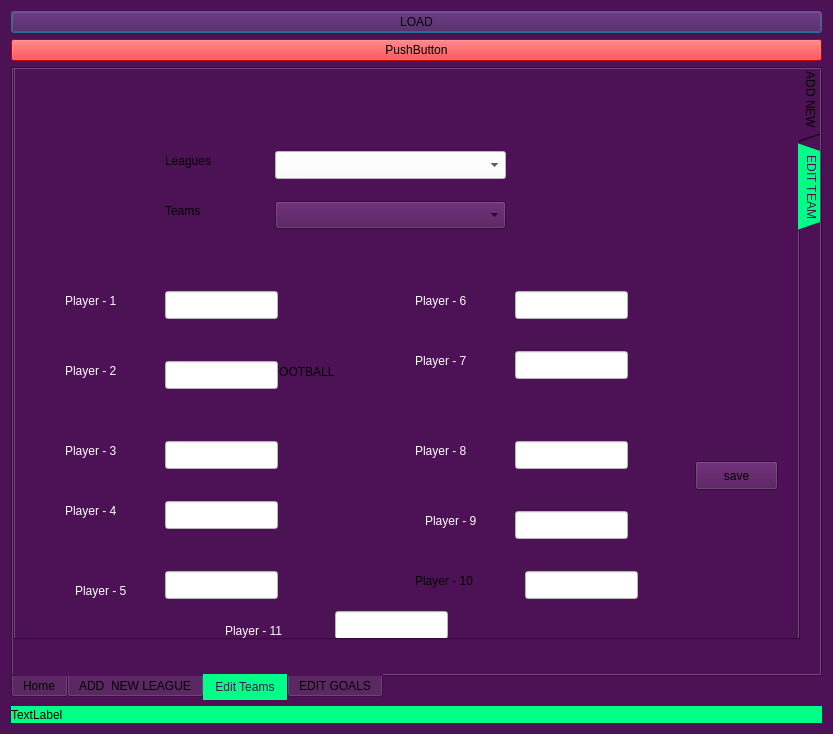
<?xml version="1.0" encoding="UTF-8"?>
<ui version="4.0">
 <class>admin_form</class>
 <widget class="QDialog" name="admin_form">
  <property name="geometry">
   <rect>
    <x>0</x>
    <y>0</y>
    <width>833</width>
    <height>734</height>
   </rect>
  </property>
  <property name="windowTitle">
   <string>Dialog</string>
  </property>
  <property name="styleSheet">
   <string notr="true">background-color:rgb(77, 17, 85);</string>
  </property>
  <layout class="QVBoxLayout" name="verticalLayout_2">
   <item>
    <widget class="QPushButton" name="pushButton_5">
     <property name="text">
      <string>LOAD</string>
     </property>
    </widget>
   </item>
   <item>
    <widget class="QPushButton" name="pushButton_3">
     <property name="styleSheet">
      <string notr="true">background-color: rgb(255, 0, 4);</string>
     </property>
     <property name="text">
      <string>PushButton</string>
     </property>
    </widget>
   </item>
   <item>
    <layout class="QVBoxLayout" name="verticalLayout">
     <item>
      <widget class="QTabWidget" name="tabWidget">
       <property name="maximumSize">
        <size>
         <width>816</width>
         <height>633</height>
        </size>
       </property>
       <property name="autoFillBackground">
        <bool>false</bool>
       </property>
       <property name="styleSheet">
        <string notr="true">
QTabWidget:tab-bar
{
alignment:center;
}

QTabBar:tab:selected{

	
	background-color: rgb(0, 255, 135);
	color: rgb(77, 17, 85);
}</string>
       </property>
       <property name="tabPosition">
        <enum>QTabWidget::South</enum>
       </property>
       <property name="tabShape">
        <enum>QTabWidget::Rounded</enum>
       </property>
       <property name="currentIndex">
        <number>2</number>
       </property>
       <property name="iconSize">
        <size>
         <width>32</width>
         <height>32</height>
        </size>
       </property>
       <property name="elideMode">
        <enum>Qt::ElideNone</enum>
       </property>
       <widget class="QWidget" name="home">
        <attribute name="title">
         <string>Home</string>
        </attribute>
        <widget class="QLabel" name="GW_number">
         <property name="geometry">
          <rect>
           <x>330</x>
           <y>150</y>
           <width>41</width>
           <height>151</height>
          </rect>
         </property>
         <property name="font">
          <font>
           <family>Sitka Small Semibold</family>
           <pointsize>36</pointsize>
           <bold>true</bold>
          </font>
         </property>
         <property name="styleSheet">
          <string notr="true"/>
         </property>
         <property name="text">
          <string>0</string>
         </property>
        </widget>
        <widget class="QPushButton" name="NEXt_GW">
         <property name="geometry">
          <rect>
           <x>320</x>
           <y>390</y>
           <width>83</width>
           <height>29</height>
          </rect>
         </property>
         <property name="styleSheet">
          <string notr="true"/>
         </property>
         <property name="text">
          <string> NEXT_GW</string>
         </property>
        </widget>
        <widget class="QLabel" name="label">
         <property name="geometry">
          <rect>
           <x>610</x>
           <y>180</y>
           <width>71</width>
           <height>21</height>
          </rect>
         </property>
         <property name="font">
          <font>
           <family>Arial Rounded MT Bold</family>
           <pointsize>10</pointsize>
           <italic>false</italic>
           <bold>false</bold>
          </font>
         </property>
         <property name="styleSheet">
          <string notr="true">font: 10pt &quot;Arial Rounded MT Bold&quot;;</string>
         </property>
         <property name="text">
          <string>Leagues</string>
         </property>
        </widget>
        <widget class="QLabel" name="label_2">
         <property name="geometry">
          <rect>
           <x>610</x>
           <y>260</y>
           <width>71</width>
           <height>21</height>
          </rect>
         </property>
         <property name="font">
          <font>
           <family>Arial Rounded MT Bold</family>
           <pointsize>10</pointsize>
           <italic>false</italic>
           <bold>false</bold>
          </font>
         </property>
         <property name="styleSheet">
          <string notr="true">font: 10pt &quot;Arial Rounded MT Bold&quot;;</string>
         </property>
         <property name="text">
          <string>Teams</string>
         </property>
        </widget>
        <widget class="QLabel" name="label_3">
         <property name="geometry">
          <rect>
           <x>610</x>
           <y>330</y>
           <width>71</width>
           <height>21</height>
          </rect>
         </property>
         <property name="font">
          <font>
           <family>Arial Rounded MT Bold</family>
           <pointsize>10</pointsize>
           <italic>false</italic>
           <bold>false</bold>
          </font>
         </property>
         <property name="styleSheet">
          <string notr="true">font: 10pt &quot;Arial Rounded MT Bold&quot;;</string>
         </property>
         <property name="text">
          <string>Players</string>
         </property>
        </widget>
        <widget class="QLabel" name="leagues_num">
         <property name="geometry">
          <rect>
           <x>700</x>
           <y>180</y>
           <width>71</width>
           <height>21</height>
          </rect>
         </property>
         <property name="font">
          <font>
           <family>Arial Rounded MT Bold</family>
           <pointsize>10</pointsize>
           <italic>false</italic>
           <bold>false</bold>
          </font>
         </property>
         <property name="styleSheet">
          <string notr="true">font: 10pt &quot;Arial Rounded MT Bold&quot;;</string>
         </property>
         <property name="text">
          <string/>
         </property>
        </widget>
        <widget class="QLabel" name="label_5">
         <property name="geometry">
          <rect>
           <x>700</x>
           <y>330</y>
           <width>71</width>
           <height>21</height>
          </rect>
         </property>
         <property name="font">
          <font>
           <family>Arial Rounded MT Bold</family>
           <pointsize>10</pointsize>
           <italic>false</italic>
           <bold>false</bold>
          </font>
         </property>
         <property name="styleSheet">
          <string notr="true">font: 10pt &quot;Arial Rounded MT Bold&quot;;</string>
         </property>
         <property name="text">
          <string>Leagues</string>
         </property>
        </widget>
        <widget class="QLabel" name="Teams_num">
         <property name="geometry">
          <rect>
           <x>700</x>
           <y>260</y>
           <width>71</width>
           <height>21</height>
          </rect>
         </property>
         <property name="font">
          <font>
           <family>Arial Rounded MT Bold</family>
           <pointsize>10</pointsize>
           <italic>false</italic>
           <bold>false</bold>
          </font>
         </property>
         <property name="styleSheet">
          <string notr="true">font: 10pt &quot;Arial Rounded MT Bold&quot;;</string>
         </property>
         <property name="text">
          <string/>
         </property>
        </widget>
        <zorder>NEXt_GW</zorder>
        <zorder>label</zorder>
        <zorder>label_2</zorder>
        <zorder>label_3</zorder>
        <zorder>leagues_num</zorder>
        <zorder>label_5</zorder>
        <zorder>Teams_num</zorder>
        <zorder>GW_number</zorder>
       </widget>
       <widget class="QWidget" name="tab">
        <attribute name="title">
         <string>ADD  NEW LEAGUE</string>
        </attribute>
        <widget class="QLineEdit" name="league_new_name">
         <property name="geometry">
          <rect>
           <x>280</x>
           <y>130</y>
           <width>211</width>
           <height>28</height>
          </rect>
         </property>
        </widget>
        <widget class="QLabel" name="label_4">
         <property name="geometry">
          <rect>
           <x>120</x>
           <y>130</y>
           <width>131</width>
           <height>20</height>
          </rect>
         </property>
         <property name="text">
          <string>New League name</string>
         </property>
        </widget>
        <widget class="QPushButton" name="ADD">
         <property name="geometry">
          <rect>
           <x>340</x>
           <y>200</y>
           <width>83</width>
           <height>29</height>
          </rect>
         </property>
         <property name="text">
          <string>ADD</string>
         </property>
        </widget>
       </widget>
       <widget class="QWidget" name="edit_teams">
        <attribute name="icon">
         <iconset theme="go-home">
          <normaloff>.</normaloff>.</iconset>
        </attribute>
        <attribute name="title">
         <string>Edit Teams</string>
        </attribute>
        <widget class="QTabWidget" name="tabWidget_2">
         <property name="geometry">
          <rect>
           <x>0</x>
           <y>-10</y>
           <width>811</width>
           <height>581</height>
          </rect>
         </property>
         <property name="styleSheet">
          <string notr="true">background-color: rgb(77, 17, 85);</string>
         </property>
         <property name="tabPosition">
          <enum>QTabWidget::East</enum>
         </property>
         <property name="tabShape">
          <enum>QTabWidget::Triangular</enum>
         </property>
         <property name="currentIndex">
          <number>1</number>
         </property>
         <widget class="QWidget" name="tab_2">
          <attribute name="title">
           <string>ADD NEW </string>
          </attribute>
          <widget class="QLineEdit" name="new_team_name">
           <property name="geometry">
            <rect>
             <x>200</x>
             <y>70</y>
             <width>171</width>
             <height>28</height>
            </rect>
           </property>
           <property name="styleSheet">
            <string notr="true">background-color: rgb(255, 255, 255);</string>
           </property>
          </widget>
          <widget class="QLineEdit" name="player1">
           <property name="geometry">
            <rect>
             <x>160</x>
             <y>270</y>
             <width>151</width>
             <height>28</height>
            </rect>
           </property>
           <property name="styleSheet">
            <string notr="true">background-color: rgb(255, 255, 255);</string>
           </property>
          </widget>
          <widget class="QLabel" name="label_6">
           <property name="geometry">
            <rect>
             <x>70</x>
             <y>70</y>
             <width>91</width>
             <height>20</height>
            </rect>
           </property>
           <property name="text">
            <string>Team Name</string>
           </property>
          </widget>
          <widget class="QPushButton" name="pushButton_2">
           <property name="geometry">
            <rect>
             <x>660</x>
             <y>510</y>
             <width>83</width>
             <height>29</height>
            </rect>
           </property>
           <property name="styleSheet">
            <string notr="true">background-color: rgb(123, 255, 35);</string>
           </property>
           <property name="text">
            <string>Save</string>
           </property>
          </widget>
          <widget class="QLineEdit" name="player0">
           <property name="geometry">
            <rect>
             <x>160</x>
             <y>190</y>
             <width>151</width>
             <height>28</height>
            </rect>
           </property>
           <property name="styleSheet">
            <string notr="true">background-color: rgb(255, 255, 255);
background-color: rgb(255, 255, 255);</string>
           </property>
          </widget>
          <widget class="QLineEdit" name="player2">
           <property name="geometry">
            <rect>
             <x>160</x>
             <y>340</y>
             <width>151</width>
             <height>28</height>
            </rect>
           </property>
           <property name="styleSheet">
            <string notr="true">background-color: rgb(255, 255, 255);</string>
           </property>
          </widget>
          <widget class="QLineEdit" name="player3">
           <property name="geometry">
            <rect>
             <x>160</x>
             <y>410</y>
             <width>151</width>
             <height>28</height>
            </rect>
           </property>
           <property name="styleSheet">
            <string notr="true">background-color: rgb(255, 255, 255);</string>
           </property>
          </widget>
          <widget class="QLabel" name="label_14">
           <property name="geometry">
            <rect>
             <x>60</x>
             <y>190</y>
             <width>91</width>
             <height>20</height>
            </rect>
           </property>
           <property name="text">
            <string>player-1</string>
           </property>
          </widget>
          <widget class="QLabel" name="label_15">
           <property name="geometry">
            <rect>
             <x>380</x>
             <y>190</y>
             <width>91</width>
             <height>20</height>
            </rect>
           </property>
           <property name="styleSheet">
            <string notr="true">color: rgb(255, 255, 255);</string>
           </property>
           <property name="text">
            <string>player-6</string>
           </property>
          </widget>
          <widget class="QLabel" name="label_16">
           <property name="geometry">
            <rect>
             <x>60</x>
             <y>480</y>
             <width>91</width>
             <height>20</height>
            </rect>
           </property>
           <property name="text">
            <string>player-5</string>
           </property>
          </widget>
          <widget class="QLabel" name="label_17">
           <property name="geometry">
            <rect>
             <x>60</x>
             <y>410</y>
             <width>91</width>
             <height>20</height>
            </rect>
           </property>
           <property name="text">
            <string>player-4</string>
           </property>
          </widget>
          <widget class="QLabel" name="label_18">
           <property name="geometry">
            <rect>
             <x>60</x>
             <y>350</y>
             <width>91</width>
             <height>20</height>
            </rect>
           </property>
           <property name="text">
            <string>player-3</string>
           </property>
          </widget>
          <widget class="QLabel" name="label_19">
           <property name="geometry">
            <rect>
             <x>60</x>
             <y>270</y>
             <width>91</width>
             <height>20</height>
            </rect>
           </property>
           <property name="text">
            <string>player-2</string>
           </property>
          </widget>
          <widget class="QLabel" name="label_20">
           <property name="geometry">
            <rect>
             <x>380</x>
             <y>480</y>
             <width>91</width>
             <height>20</height>
            </rect>
           </property>
           <property name="text">
            <string>player-10</string>
           </property>
          </widget>
          <widget class="QLabel" name="label_21">
           <property name="geometry">
            <rect>
             <x>380</x>
             <y>410</y>
             <width>91</width>
             <height>20</height>
            </rect>
           </property>
           <property name="text">
            <string>player-9</string>
           </property>
          </widget>
          <widget class="QLabel" name="label_22">
           <property name="geometry">
            <rect>
             <x>380</x>
             <y>350</y>
             <width>91</width>
             <height>20</height>
            </rect>
           </property>
           <property name="text">
            <string>player-8</string>
           </property>
          </widget>
          <widget class="QLabel" name="label_23">
           <property name="geometry">
            <rect>
             <x>380</x>
             <y>270</y>
             <width>91</width>
             <height>20</height>
            </rect>
           </property>
           <property name="styleSheet">
            <string notr="true">background-color: rgba(0,0,0,0%)</string>
           </property>
           <property name="text">
            <string>player-7</string>
           </property>
          </widget>
          <widget class="QLabel" name="label_24">
           <property name="geometry">
            <rect>
             <x>210</x>
             <y>540</y>
             <width>91</width>
             <height>20</height>
            </rect>
           </property>
           <property name="text">
            <string>player-11</string>
           </property>
          </widget>
          <widget class="QLineEdit" name="player4">
           <property name="geometry">
            <rect>
             <x>160</x>
             <y>480</y>
             <width>151</width>
             <height>28</height>
            </rect>
           </property>
           <property name="styleSheet">
            <string notr="true">background-color: rgb(255, 255, 255);</string>
           </property>
          </widget>
          <widget class="QLineEdit" name="player9">
           <property name="geometry">
            <rect>
             <x>480</x>
             <y>480</y>
             <width>151</width>
             <height>28</height>
            </rect>
           </property>
           <property name="styleSheet">
            <string notr="true">background-color: rgb(255, 255, 255);</string>
           </property>
          </widget>
          <widget class="QLineEdit" name="player10">
           <property name="geometry">
            <rect>
             <x>310</x>
             <y>540</y>
             <width>151</width>
             <height>28</height>
            </rect>
           </property>
           <property name="styleSheet">
            <string notr="true">background-color: rgb(255, 255, 255);</string>
           </property>
          </widget>
          <widget class="QLineEdit" name="player7">
           <property name="geometry">
            <rect>
             <x>480</x>
             <y>350</y>
             <width>151</width>
             <height>28</height>
            </rect>
           </property>
           <property name="styleSheet">
            <string notr="true">background-color: rgb(255, 255, 255);</string>
           </property>
          </widget>
          <widget class="QLineEdit" name="player8">
           <property name="geometry">
            <rect>
             <x>480</x>
             <y>410</y>
             <width>151</width>
             <height>28</height>
            </rect>
           </property>
           <property name="styleSheet">
            <string notr="true">background-color: rgb(255, 255, 255);</string>
           </property>
          </widget>
          <widget class="QLineEdit" name="player5">
           <property name="geometry">
            <rect>
             <x>480</x>
             <y>190</y>
             <width>151</width>
             <height>28</height>
            </rect>
           </property>
           <property name="styleSheet">
            <string notr="true">background-color: rgb(255, 255, 255);</string>
           </property>
          </widget>
          <widget class="QLineEdit" name="player6">
           <property name="geometry">
            <rect>
             <x>480</x>
             <y>270</y>
             <width>151</width>
             <height>28</height>
            </rect>
           </property>
           <property name="styleSheet">
            <string notr="true">background-color: rgb(255, 255, 255);</string>
           </property>
          </widget>
          <widget class="QComboBox" name="leagues">
           <property name="geometry">
            <rect>
             <x>580</x>
             <y>80</y>
             <width>131</width>
             <height>28</height>
            </rect>
           </property>
          </widget>
          <widget class="QLabel" name="label_7">
           <property name="geometry">
            <rect>
             <x>500</x>
             <y>80</y>
             <width>63</width>
             <height>20</height>
            </rect>
           </property>
           <property name="text">
            <string>Leagues</string>
           </property>
          </widget>
          <widget class="QLabel" name="label_11">
           <property name="geometry">
            <rect>
             <x>180</x>
             <y>260</y>
             <width>411</width>
             <height>81</height>
            </rect>
           </property>
           <property name="styleSheet">
            <string notr="true">color: rgb(0, 0, 0);
font: 35pt &quot;Rockwell Condensed&quot;;</string>
           </property>
           <property name="text">
            <string>FANTASY FOOTBALL</string>
           </property>
          </widget>
          <zorder>label_11</zorder>
          <zorder>new_team_name</zorder>
          <zorder>player1</zorder>
          <zorder>label_6</zorder>
          <zorder>pushButton_2</zorder>
          <zorder>player0</zorder>
          <zorder>player2</zorder>
          <zorder>player3</zorder>
          <zorder>label_14</zorder>
          <zorder>label_15</zorder>
          <zorder>label_16</zorder>
          <zorder>label_17</zorder>
          <zorder>label_18</zorder>
          <zorder>label_19</zorder>
          <zorder>label_20</zorder>
          <zorder>label_21</zorder>
          <zorder>label_22</zorder>
          <zorder>label_23</zorder>
          <zorder>label_24</zorder>
          <zorder>player4</zorder>
          <zorder>player9</zorder>
          <zorder>player10</zorder>
          <zorder>player7</zorder>
          <zorder>player8</zorder>
          <zorder>player5</zorder>
          <zorder>player6</zorder>
          <zorder>leagues</zorder>
          <zorder>label_7</zorder>
         </widget>
         <widget class="QWidget" name="tab_3">
          <attribute name="title">
           <string>EDIT TEAM</string>
          </attribute>
          <widget class="QComboBox" name="leagues_combo">
           <property name="geometry">
            <rect>
             <x>260</x>
             <y>90</y>
             <width>231</width>
             <height>28</height>
            </rect>
           </property>
           <property name="styleSheet">
            <string notr="true">background-color: rgb(255, 255, 255);</string>
           </property>
          </widget>
          <widget class="QLabel" name="label_8">
           <property name="geometry">
            <rect>
             <x>150</x>
             <y>90</y>
             <width>63</width>
             <height>20</height>
            </rect>
           </property>
           <property name="text">
            <string>Leagues</string>
           </property>
          </widget>
          <widget class="QComboBox" name="teams">
           <property name="geometry">
            <rect>
             <x>260</x>
             <y>140</y>
             <width>231</width>
             <height>28</height>
            </rect>
           </property>
          </widget>
          <widget class="QLabel" name="label_12">
           <property name="geometry">
            <rect>
             <x>150</x>
             <y>140</y>
             <width>63</width>
             <height>20</height>
            </rect>
           </property>
           <property name="text">
            <string>Teams</string>
           </property>
          </widget>
          <widget class="QPushButton" name="pushButton_4">
           <property name="geometry">
            <rect>
             <x>680</x>
             <y>400</y>
             <width>83</width>
             <height>29</height>
            </rect>
           </property>
           <property name="text">
            <string>save</string>
           </property>
          </widget>
          <widget class="QLabel" name="label_9">
           <property name="geometry">
            <rect>
             <x>0</x>
             <y>0</y>
             <width>91</width>
             <height>111</height>
            </rect>
           </property>
           <property name="styleSheet">
            <string notr="true">image: url(:/img/img/logo_transparent.png);
</string>
           </property>
           <property name="text">
            <string/>
           </property>
          </widget>
          <widget class="QLabel" name="label_10">
           <property name="geometry">
            <rect>
             <x>200</x>
             <y>270</y>
             <width>411</width>
             <height>81</height>
            </rect>
           </property>
           <property name="styleSheet">
            <string notr="true">color: rgb(0, 0, 0);
font: 35pt &quot;Rockwell Condensed&quot;;
background-color: rgba(0,0,0,0%)</string>
           </property>
           <property name="text">
            <string>FANTASY FOOTBALL</string>
           </property>
          </widget>
          <widget class="QLabel" name="label_13">
           <property name="geometry">
            <rect>
             <x>50</x>
             <y>230</y>
             <width>81</width>
             <height>20</height>
            </rect>
           </property>
           <property name="styleSheet">
            <string notr="true">color: rgb(255, 255, 255);font: 700 10pt &quot;Segoe UI&quot;;</string>
           </property>
           <property name="text">
            <string>Player - 1</string>
           </property>
          </widget>
          <widget class="QLineEdit" name="p1">
           <property name="geometry">
            <rect>
             <x>150</x>
             <y>230</y>
             <width>113</width>
             <height>28</height>
            </rect>
           </property>
           <property name="styleSheet">
            <string notr="true">background-color: rgb(255, 255, 255);</string>
           </property>
          </widget>
          <widget class="QLineEdit" name="p2">
           <property name="geometry">
            <rect>
             <x>150</x>
             <y>300</y>
             <width>113</width>
             <height>28</height>
            </rect>
           </property>
           <property name="styleSheet">
            <string notr="true">background-color: rgb(255, 255, 255);</string>
           </property>
          </widget>
          <widget class="QLabel" name="label_25">
           <property name="geometry">
            <rect>
             <x>50</x>
             <y>300</y>
             <width>81</width>
             <height>20</height>
            </rect>
           </property>
           <property name="styleSheet">
            <string notr="true">color: rgb(255, 255, 255);font: 700 10pt &quot;Segoe UI&quot;;</string>
           </property>
           <property name="text">
            <string>Player - 2</string>
           </property>
          </widget>
          <widget class="QLineEdit" name="p3">
           <property name="geometry">
            <rect>
             <x>150</x>
             <y>380</y>
             <width>113</width>
             <height>28</height>
            </rect>
           </property>
           <property name="styleSheet">
            <string notr="true">background-color: rgb(255, 255, 255);</string>
           </property>
          </widget>
          <widget class="QLabel" name="label_26">
           <property name="geometry">
            <rect>
             <x>50</x>
             <y>440</y>
             <width>81</width>
             <height>20</height>
            </rect>
           </property>
           <property name="styleSheet">
            <string notr="true">color: rgb(255, 255, 255);font: 700 10pt &quot;Segoe UI&quot;;</string>
           </property>
           <property name="text">
            <string>Player - 4</string>
           </property>
          </widget>
          <widget class="QLineEdit" name="p9">
           <property name="geometry">
            <rect>
             <x>500</x>
             <y>450</y>
             <width>113</width>
             <height>28</height>
            </rect>
           </property>
           <property name="styleSheet">
            <string notr="true">background-color: rgb(255, 255, 255);</string>
           </property>
          </widget>
          <widget class="QLabel" name="label_27">
           <property name="geometry">
            <rect>
             <x>50</x>
             <y>380</y>
             <width>81</width>
             <height>20</height>
            </rect>
           </property>
           <property name="styleSheet">
            <string notr="true">color: rgb(255, 255, 255);font: 700 10pt &quot;Segoe UI&quot;;</string>
           </property>
           <property name="text">
            <string>Player - 3</string>
           </property>
          </widget>
          <widget class="QLineEdit" name="p8">
           <property name="geometry">
            <rect>
             <x>500</x>
             <y>380</y>
             <width>113</width>
             <height>28</height>
            </rect>
           </property>
           <property name="styleSheet">
            <string notr="true">background-color: rgb(255, 255, 255);</string>
           </property>
          </widget>
          <widget class="QLabel" name="label_28">
           <property name="geometry">
            <rect>
             <x>400</x>
             <y>290</y>
             <width>81</width>
             <height>20</height>
            </rect>
           </property>
           <property name="styleSheet">
            <string notr="true">color: rgb(255, 255, 255);font: 700 10pt &quot;Segoe UI&quot;;background-color: rgba(0,0,0,0%)</string>
           </property>
           <property name="text">
            <string>Player - 7</string>
           </property>
          </widget>
          <widget class="QLineEdit" name="p7">
           <property name="geometry">
            <rect>
             <x>500</x>
             <y>290</y>
             <width>113</width>
             <height>28</height>
            </rect>
           </property>
           <property name="styleSheet">
            <string notr="true">background-color: rgb(255, 255, 255);</string>
           </property>
          </widget>
          <widget class="QLabel" name="label_29">
           <property name="geometry">
            <rect>
             <x>400</x>
             <y>380</y>
             <width>81</width>
             <height>20</height>
            </rect>
           </property>
           <property name="styleSheet">
            <string notr="true">color: rgb(255, 255, 255);font: 700 10pt &quot;Segoe UI&quot;;</string>
           </property>
           <property name="text">
            <string>Player - 8</string>
           </property>
          </widget>
          <widget class="QLineEdit" name="p6">
           <property name="geometry">
            <rect>
             <x>500</x>
             <y>230</y>
             <width>113</width>
             <height>28</height>
            </rect>
           </property>
           <property name="styleSheet">
            <string notr="true">background-color: rgb(255, 255, 255);</string>
           </property>
          </widget>
          <widget class="QLabel" name="label_30">
           <property name="geometry">
            <rect>
             <x>400</x>
             <y>230</y>
             <width>81</width>
             <height>20</height>
            </rect>
           </property>
           <property name="styleSheet">
            <string notr="true">color: rgb(255, 255, 255);font: 700 10pt &quot;Segoe UI&quot;;</string>
           </property>
           <property name="text">
            <string>Player - 6</string>
           </property>
          </widget>
          <widget class="QLineEdit" name="p11">
           <property name="geometry">
            <rect>
             <x>320</x>
             <y>550</y>
             <width>113</width>
             <height>28</height>
            </rect>
           </property>
           <property name="styleSheet">
            <string notr="true">background-color: rgb(255, 255, 255);</string>
           </property>
          </widget>
          <widget class="QLineEdit" name="p5">
           <property name="geometry">
            <rect>
             <x>150</x>
             <y>510</y>
             <width>113</width>
             <height>28</height>
            </rect>
           </property>
           <property name="styleSheet">
            <string notr="true">background-color: rgb(255, 255, 255);</string>
           </property>
          </widget>
          <widget class="QLineEdit" name="p10">
           <property name="geometry">
            <rect>
             <x>510</x>
             <y>510</y>
             <width>113</width>
             <height>28</height>
            </rect>
           </property>
           <property name="styleSheet">
            <string notr="true">background-color: rgb(255, 255, 255);</string>
           </property>
          </widget>
          <widget class="QLineEdit" name="p4">
           <property name="geometry">
            <rect>
             <x>150</x>
             <y>440</y>
             <width>113</width>
             <height>28</height>
            </rect>
           </property>
           <property name="styleSheet">
            <string notr="true">background-color: rgb(255, 255, 255);</string>
           </property>
          </widget>
          <widget class="QLabel" name="label_31">
           <property name="geometry">
            <rect>
             <x>400</x>
             <y>510</y>
             <width>91</width>
             <height>20</height>
            </rect>
           </property>
           <property name="styleSheet">
            <string notr="true">font: 700 10pt &quot;Segoe UI&quot;;</string>
           </property>
           <property name="text">
            <string>Player - 10</string>
           </property>
          </widget>
          <widget class="QLabel" name="label_32">
           <property name="geometry">
            <rect>
             <x>210</x>
             <y>560</y>
             <width>91</width>
             <height>20</height>
            </rect>
           </property>
           <property name="styleSheet">
            <string notr="true">color: rgb(255, 255, 255);font: 700 10pt &quot;Segoe UI&quot;;</string>
           </property>
           <property name="text">
            <string>Player - 11</string>
           </property>
          </widget>
          <widget class="QLabel" name="label_33">
           <property name="geometry">
            <rect>
             <x>60</x>
             <y>520</y>
             <width>81</width>
             <height>20</height>
            </rect>
           </property>
           <property name="styleSheet">
            <string notr="true">color: rgb(255, 255, 255);font: 700 10pt &quot;Segoe UI&quot;;</string>
           </property>
           <property name="text">
            <string>Player - 5</string>
           </property>
          </widget>
          <widget class="QLabel" name="label_34">
           <property name="geometry">
            <rect>
             <x>410</x>
             <y>450</y>
             <width>81</width>
             <height>20</height>
            </rect>
           </property>
           <property name="styleSheet">
            <string notr="true">color: rgb(255, 255, 255);font: 700 10pt &quot;Segoe UI&quot;;</string>
           </property>
           <property name="text">
            <string>Player - 9</string>
           </property>
          </widget>
          <widget class="QLabel" name="label_35">
           <property name="geometry">
            <rect>
             <x>300</x>
             <y>330</y>
             <width>121</width>
             <height>141</height>
            </rect>
           </property>
           <property name="styleSheet">
            <string notr="true">image: url(:/img/img/football.png);
background-color: rgba(0,0,0,0%)</string>
           </property>
           <property name="text">
            <string/>
           </property>
          </widget>
          <zorder>label_35</zorder>
          <zorder>label_10</zorder>
          <zorder>label_9</zorder>
          <zorder>leagues_combo</zorder>
          <zorder>label_8</zorder>
          <zorder>teams</zorder>
          <zorder>label_12</zorder>
          <zorder>pushButton_4</zorder>
          <zorder>label_13</zorder>
          <zorder>p1</zorder>
          <zorder>p2</zorder>
          <zorder>label_25</zorder>
          <zorder>p3</zorder>
          <zorder>label_26</zorder>
          <zorder>p9</zorder>
          <zorder>label_27</zorder>
          <zorder>p8</zorder>
          <zorder>label_28</zorder>
          <zorder>p7</zorder>
          <zorder>label_29</zorder>
          <zorder>p6</zorder>
          <zorder>label_30</zorder>
          <zorder>p11</zorder>
          <zorder>p5</zorder>
          <zorder>p10</zorder>
          <zorder>p4</zorder>
          <zorder>label_31</zorder>
          <zorder>label_32</zorder>
          <zorder>label_33</zorder>
          <zorder>label_34</zorder>
         </widget>
        </widget>
       </widget>
       <widget class="QWidget" name="edit_goals">
        <attribute name="title">
         <string>EDIT GOALS</string>
        </attribute>
        <widget class="QComboBox" name="Teams_editgoals">
         <property name="geometry">
          <rect>
           <x>580</x>
           <y>110</y>
           <width>161</width>
           <height>28</height>
          </rect>
         </property>
        </widget>
        <widget class="QComboBox" name="leagues_edit_goals">
         <property name="geometry">
          <rect>
           <x>580</x>
           <y>20</y>
           <width>161</width>
           <height>28</height>
          </rect>
         </property>
        </widget>
        <widget class="QComboBox" name="player_editgoals">
         <property name="geometry">
          <rect>
           <x>320</x>
           <y>240</y>
           <width>161</width>
           <height>28</height>
          </rect>
         </property>
        </widget>
        <widget class="QLabel" name="label_36">
         <property name="geometry">
          <rect>
           <x>470</x>
           <y>30</y>
           <width>63</width>
           <height>20</height>
          </rect>
         </property>
         <property name="text">
          <string>Leagues</string>
         </property>
        </widget>
        <widget class="QLabel" name="label_38">
         <property name="geometry">
          <rect>
           <x>230</x>
           <y>240</y>
           <width>63</width>
           <height>20</height>
          </rect>
         </property>
         <property name="text">
          <string>player</string>
         </property>
        </widget>
        <widget class="QLabel" name="label_39">
         <property name="geometry">
          <rect>
           <x>490</x>
           <y>110</y>
           <width>63</width>
           <height>20</height>
          </rect>
         </property>
         <property name="text">
          <string>Teams</string>
         </property>
        </widget>
        <widget class="QLabel" name="player_name_edit_goals">
         <property name="geometry">
          <rect>
           <x>150</x>
           <y>380</y>
           <width>111</width>
           <height>20</height>
          </rect>
         </property>
         <property name="text">
          <string>g</string>
         </property>
        </widget>
        <widget class="QLabel" name="player_name_edit_goals_2">
         <property name="geometry">
          <rect>
           <x>290</x>
           <y>330</y>
           <width>41</width>
           <height>20</height>
          </rect>
         </property>
         <property name="text">
          <string>Goals</string>
         </property>
        </widget>
        <widget class="QSpinBox" name="Goalsscored">
         <property name="geometry">
          <rect>
           <x>290</x>
           <y>370</y>
           <width>48</width>
           <height>29</height>
          </rect>
         </property>
        </widget>
        <widget class="QPushButton" name="savenewgoals">
         <property name="geometry">
          <rect>
           <x>580</x>
           <y>430</y>
           <width>83</width>
           <height>29</height>
          </rect>
         </property>
         <property name="styleSheet">
          <string notr="true">selection-background-color: rgb(1, 218, 88);</string>
         </property>
         <property name="text">
          <string>Save</string>
         </property>
        </widget>
        <widget class="QDoubleSpinBox" name="price_edit">
         <property name="geometry">
          <rect>
           <x>460</x>
           <y>370</y>
           <width>67</width>
           <height>29</height>
          </rect>
         </property>
        </widget>
        <widget class="QLabel" name="player_name_edit_goals_5">
         <property name="geometry">
          <rect>
           <x>480</x>
           <y>330</y>
           <width>41</width>
           <height>20</height>
          </rect>
         </property>
         <property name="text">
          <string>Price </string>
         </property>
        </widget>
       </widget>
      </widget>
     </item>
    </layout>
   </item>
   <item>
    <widget class="QLabel" name="label_37">
     <property name="styleSheet">
      <string notr="true">background-color: rgb(0, 255, 135);</string>
     </property>
     <property name="text">
      <string>TextLabel</string>
     </property>
    </widget>
   </item>
  </layout>
 </widget>
 <resources/>
 <connections/>
</ui>
